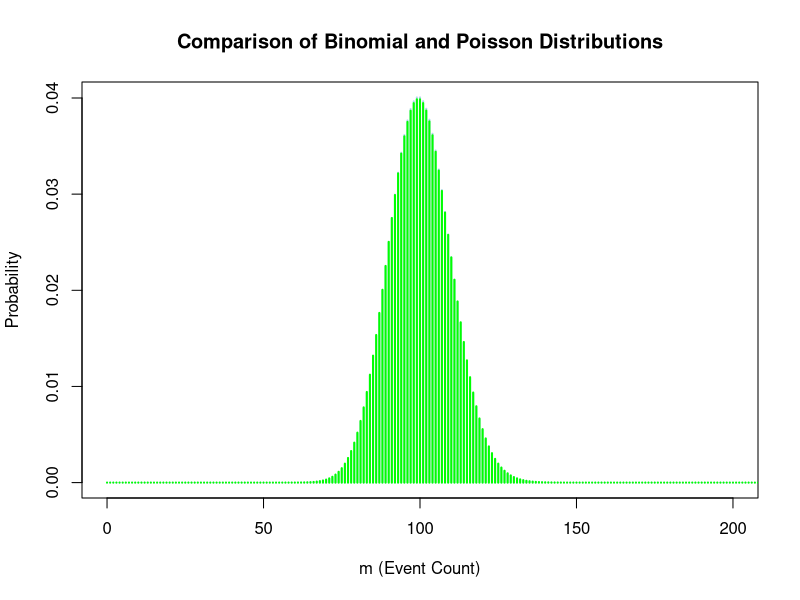
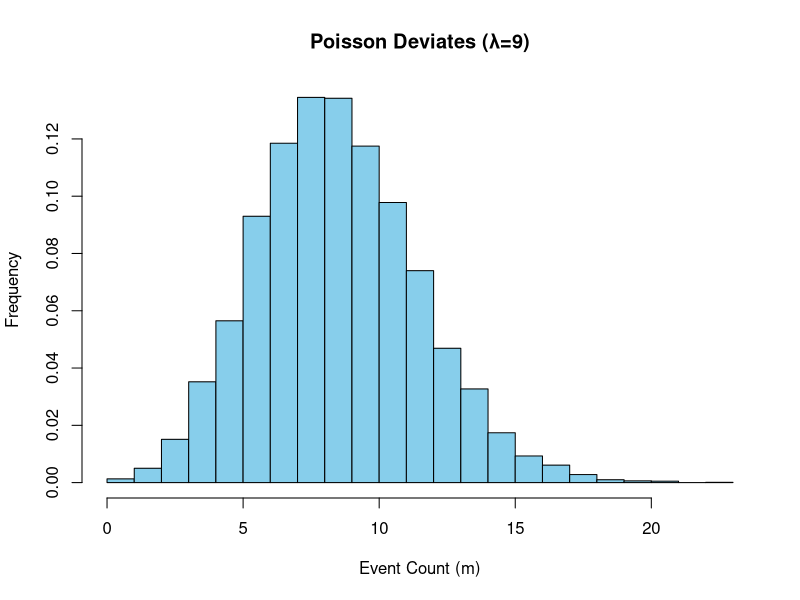

These charts were generated, in order, by the following R code:
##(5) Poisson distribution:

#5a)
lambda <- 10  # Mean number of events
m <- 7        # Observed count

poisson_prob <- dpois(m, lambda)
print(paste("P(m=7) =", round(poisson_prob, 4)))

#5b)
cum_prob_pois <- ppois(m, lambda)
print(paste("P(m ≤ 7) =", round(cum_prob_pois, 4)))

#5c)
n <- 10000  
# p <- 0.3
p <- 0.01
lambda_binom <- n * p  # λ = np

m_vals <- 0:n

binom_pmf <- dbinom(m_vals, n, p)
poisson_pmf <- dpois(m_vals, lambda_binom)

plot(m_vals, binom_pmf, type="h", col="lightblue", lwd=2,
     main="Comparison of Binomial and Poisson Distributions",
     xlab="m (Event Count)", ylab="Probability",ylim =range(c(binom_pmf,poisson_pmf)),xlim=range(c(0,200)))

lines(m_vals, poisson_pmf, type="h", col="green", lwd=2)


##5d)
quantile_pois <- qpois(0.22, lambda)
print(paste("Quantile (0.22 CDF):", quantile_pois))

#5e)
set.seed(123)
sample_pois <- rpois(10000, lambda=9)
hist(sample_pois, breaks=30, col="skyblue", main="Poisson Deviates (λ=9)",
     xlab="Event Count (m)", ylab="Frequency", probability=TRUE)


